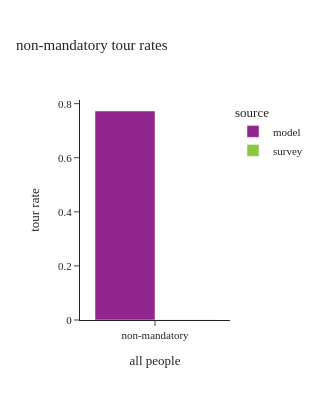

Here is the notebook cell this chart was saved with:
### Code cell
df_plot = calc_tour_rates(tour_data[tour_data['tour_cat_reassign']=="non_mandatory"])

df_plot['all people'] = "non-mandatory"

fig = px.bar(df_plot, x="all people", y="tour rate", color="source",barmode="group",
             title="non-mandatory tour rates")

fig.update_layout(height=400, width=300)
fig.show()

### Figure 1 — Plotly figure (JSON) as saved in the notebook; plotly's stock layout.template omitted (floating-point values rounded to 4 significant figures)
{"data": [{"alignmentgroup": "True", "hovertemplate": "source=model<br>all people=%{x}<br>tour rate=%{y}<extra></extra>", "legendgroup": "model", "marker": {"color": "#91268F", "pattern": {"shape": ""}}, "name": "model", "offsetgroup": "model", "orientation": "v", "showlegend": true, "textposition": "auto", "type": "bar", "x": ["non-mandatory"], "xaxis": "x", "y": [0.7728], "yaxis": "y"}, {"alignmentgroup": "True", "hovertemplate": "source=survey<br>all people=%{x}<br>tour rate=%{y}<extra></extra>", "legendgroup": "survey", "marker": {"color": "#8CC63E", "pattern": {"shape": ""}}, "name": "survey", "offsetgroup": "survey", "orientation": "v", "showlegend": true, "textposition": "auto", "type": "bar", "x": ["non-mandatory"], "xaxis": "x", "y": [0.00118], "yaxis": "y"}], "layout": {"barmode": "group", "height": 400, "legend": {"title": {"text": "source"}, "tracegroupgap": 0}, "title": {"text": "non-mandatory tour rates"}, "width": 300, "xaxis": {"anchor": "y", "domain": [0.0, 1.0], "title": {"text": "all people"}}, "yaxis": {"anchor": "x", "domain": [0.0, 1.0], "title": {"text": "tour rate"}}}}
